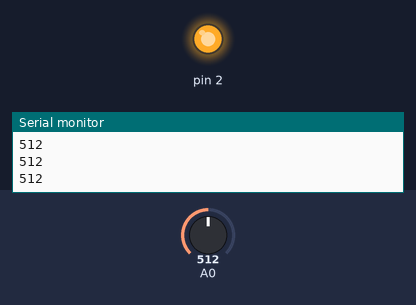
Bench run of a sketch on a simulated Arduino Uno, built with avr-gcc and run on an emulated ATmega328P. Shown: output pins drawn as LEDs (lit = HIGH), the last lines printed to the serial monitor. The inputs (shaded band) are chosen by the test bench; at power-on: A0 = 512.

Above: at 1.3 s.
1.4 s: A0 set to 690
2.9 s: A0 set to 719
At 4.2 s:
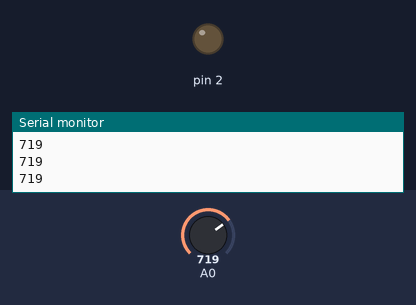
4.5 s: A0 set to 511
At 5.4 s:
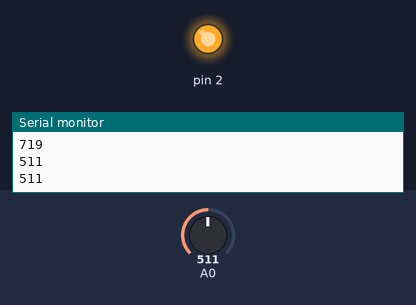
6.0 s: A0 set to 710
At 6.6 s:
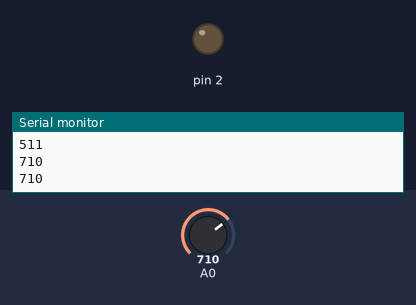
Timing chart, 0 to 8.5 s (numbered marks = the images above; inputs shaded):
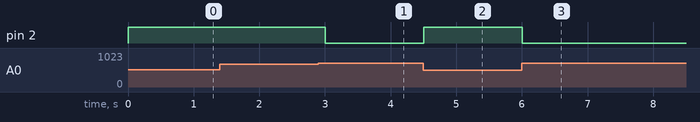

The sketch:

LDR.ino
```cpp
void setup() {
pinMode(A0,INPUT);
pinMode(2,OUTPUT);
digitalWrite(2,LOW);
Serial.begin(9600);
}

void loop() {
int x=analogRead(A0);
Serial.println(x);
if(x<=700)
{
digitalWrite(2,HIGH);
delay(500);
}
else
{
digitalWrite(2,LOW);
delay(500);
}
}
```

Measured:
- the behaviour switches between 700 and 701 on A0 (found by bisection; images 0 and 1)
- after the input at 2.9 s, pin 2: HIGH → LOW after 0.10 s
- after the input at 4.5 s, pin 2: LOW → HIGH at once
- after the input at 6.0 s, pin 2: HIGH → LOW at once
